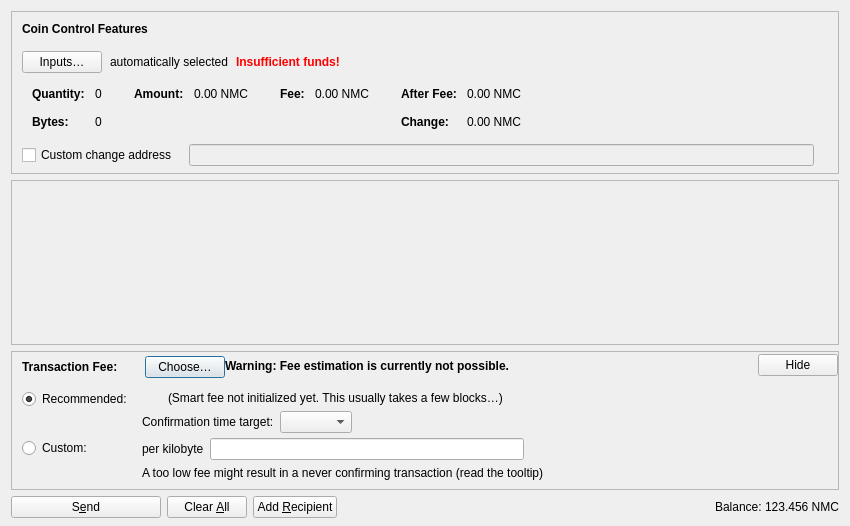
<?xml version="1.0" encoding="UTF-8"?>
<ui version="4.0">
 <class>SendCoinsDialog</class>
 <widget class="QDialog" name="SendCoinsDialog">
  <property name="geometry">
   <rect>
    <x>0</x>
    <y>0</y>
    <width>850</width>
    <height>526</height>
   </rect>
  </property>
  <property name="windowTitle">
   <string>Send Coins</string>
  </property>
  <layout class="QVBoxLayout" name="verticalLayout" stretch="0,1,0,0">
   <property name="bottomMargin">
    <number>8</number>
   </property>
   <item>
    <widget class="QFrame" name="frameCoinControl">
     <property name="sizePolicy">
      <sizepolicy hsizetype="Expanding" vsizetype="Expanding">
       <horstretch>0</horstretch>
       <verstretch>0</verstretch>
      </sizepolicy>
     </property>
     <property name="maximumSize">
      <size>
       <width>16777215</width>
       <height>16777215</height>
      </size>
     </property>
     <property name="frameShape">
      <enum>QFrame::StyledPanel</enum>
     </property>
     <property name="frameShadow">
      <enum>QFrame::Sunken</enum>
     </property>
     <layout class="QVBoxLayout" name="verticalLayoutCoinControl2">
      <property name="spacing">
       <number>0</number>
      </property>
      <property name="leftMargin">
       <number>0</number>
      </property>
      <property name="topMargin">
       <number>0</number>
      </property>
      <property name="rightMargin">
       <number>0</number>
      </property>
      <property name="bottomMargin">
       <number>6</number>
      </property>
      <item>
       <layout class="QVBoxLayout" name="verticalLayoutCoinControl" stretch="0,0,0,0,1">
        <property name="spacing">
         <number>0</number>
        </property>
        <property name="leftMargin">
         <number>10</number>
        </property>
        <property name="topMargin">
         <number>10</number>
        </property>
        <item>
         <layout class="QHBoxLayout" name="horizontalLayoutCoinControl1">
          <property name="bottomMargin">
           <number>15</number>
          </property>
          <item>
           <widget class="QLabel" name="labelCoinControlFeatures">
            <property name="sizePolicy">
             <sizepolicy hsizetype="Preferred" vsizetype="Maximum">
              <horstretch>0</horstretch>
              <verstretch>0</verstretch>
             </sizepolicy>
            </property>
            <property name="font">
             <font>
              <weight>75</weight>
              <bold>true</bold>
             </font>
            </property>
            <property name="styleSheet">
             <string notr="true">font-weight:bold;</string>
            </property>
            <property name="text">
             <string>Coin Control Features</string>
            </property>
           </widget>
          </item>
         </layout>
        </item>
        <item>
         <layout class="QHBoxLayout" name="horizontalLayoutCoinControl2" stretch="0,0,0,0">
          <property name="spacing">
           <number>8</number>
          </property>
          <property name="bottomMargin">
           <number>10</number>
          </property>
          <item>
           <widget class="QPushButton" name="pushButtonCoinControl">
            <property name="styleSheet">
             <string notr="true"/>
            </property>
            <property name="text">
             <string>Inputs…</string>
            </property>
            <property name="autoDefault">
             <bool>false</bool>
            </property>
           </widget>
          </item>
          <item>
           <widget class="QLabel" name="labelCoinControlAutomaticallySelected">
            <property name="text">
             <string>automatically selected</string>
            </property>
            <property name="margin">
             <number>5</number>
            </property>
           </widget>
          </item>
          <item>
           <widget class="QLabel" name="labelCoinControlInsuffFunds">
            <property name="font">
             <font>
              <weight>75</weight>
              <bold>true</bold>
             </font>
            </property>
            <property name="styleSheet">
             <string notr="true">color:red;font-weight:bold;</string>
            </property>
            <property name="text">
             <string>Insufficient funds!</string>
            </property>
            <property name="margin">
             <number>5</number>
            </property>
           </widget>
          </item>
          <item>
           <spacer name="horizontalSpacerCoinControl">
            <property name="orientation">
             <enum>Qt::Horizontal</enum>
            </property>
            <property name="sizeHint" stdset="0">
             <size>
              <width>40</width>
              <height>1</height>
             </size>
            </property>
           </spacer>
          </item>
         </layout>
        </item>
        <item>
         <widget class="QWidget" name="widgetCoinControl" native="true">
          <property name="sizePolicy">
           <sizepolicy hsizetype="Preferred" vsizetype="Preferred">
            <horstretch>0</horstretch>
            <verstretch>0</verstretch>
           </sizepolicy>
          </property>
          <property name="minimumSize">
           <size>
            <width>0</width>
            <height>0</height>
           </size>
          </property>
          <property name="styleSheet">
           <string notr="true"/>
          </property>
          <layout class="QHBoxLayout" name="horizontalLayoutCoinControl5">
           <property name="leftMargin">
            <number>0</number>
           </property>
           <property name="topMargin">
            <number>0</number>
           </property>
           <property name="rightMargin">
            <number>0</number>
           </property>
           <property name="bottomMargin">
            <number>0</number>
           </property>
           <item>
            <layout class="QHBoxLayout" name="horizontalLayoutCoinControl3" stretch="0,0,0,1">
             <property name="spacing">
              <number>20</number>
             </property>
             <property name="topMargin">
              <number>0</number>
             </property>
             <property name="bottomMargin">
              <number>10</number>
             </property>
             <item>
              <layout class="QFormLayout" name="formLayoutCoinControl1">
               <property name="labelAlignment">
                <set>Qt::AlignLeft|Qt::AlignVCenter</set>
               </property>
               <property name="horizontalSpacing">
                <number>10</number>
               </property>
               <property name="verticalSpacing">
                <number>14</number>
               </property>
               <property name="leftMargin">
                <number>10</number>
               </property>
               <property name="topMargin">
                <number>4</number>
               </property>
               <property name="rightMargin">
                <number>6</number>
               </property>
               <item row="0" column="0">
                <widget class="QLabel" name="labelCoinControlQuantityText">
                 <property name="font">
                  <font>
                   <weight>75</weight>
                   <bold>true</bold>
                  </font>
                 </property>
                 <property name="text">
                  <string>Quantity:</string>
                 </property>
                 <property name="margin">
                  <number>0</number>
                 </property>
                </widget>
               </item>
               <item row="0" column="1">
                <widget class="QLabel" name="labelCoinControlQuantity">
                 <property name="cursor">
                  <cursorShape>IBeamCursor</cursorShape>
                 </property>
                 <property name="contextMenuPolicy">
                  <enum>Qt::ActionsContextMenu</enum>
                 </property>
                 <property name="text">
                  <string notr="true">0</string>
                 </property>
                 <property name="margin">
                  <number>0</number>
                 </property>
                 <property name="textInteractionFlags">
                  <set>Qt::LinksAccessibleByMouse|Qt::TextSelectableByKeyboard|Qt::TextSelectableByMouse</set>
                 </property>
                </widget>
               </item>
               <item row="1" column="0">
                <widget class="QLabel" name="labelCoinControlBytesText">
                 <property name="font">
                  <font>
                   <weight>75</weight>
                   <bold>true</bold>
                  </font>
                 </property>
                 <property name="text">
                  <string>Bytes:</string>
                 </property>
                </widget>
               </item>
               <item row="1" column="1">
                <widget class="QLabel" name="labelCoinControlBytes">
                 <property name="cursor">
                  <cursorShape>IBeamCursor</cursorShape>
                 </property>
                 <property name="contextMenuPolicy">
                  <enum>Qt::ActionsContextMenu</enum>
                 </property>
                 <property name="text">
                  <string notr="true">0</string>
                 </property>
                 <property name="textInteractionFlags">
                  <set>Qt::LinksAccessibleByMouse|Qt::TextSelectableByKeyboard|Qt::TextSelectableByMouse</set>
                 </property>
                </widget>
               </item>
              </layout>
             </item>
             <item>
              <layout class="QFormLayout" name="formLayoutCoinControl2">
               <property name="horizontalSpacing">
                <number>10</number>
               </property>
               <property name="verticalSpacing">
                <number>14</number>
               </property>
               <property name="leftMargin">
                <number>6</number>
               </property>
               <property name="topMargin">
                <number>4</number>
               </property>
               <property name="rightMargin">
                <number>6</number>
               </property>
               <item row="0" column="0">
                <widget class="QLabel" name="labelCoinControlAmountText">
                 <property name="font">
                  <font>
                   <weight>75</weight>
                   <bold>true</bold>
                  </font>
                 </property>
                 <property name="text">
                  <string>Amount:</string>
                 </property>
                 <property name="margin">
                  <number>0</number>
                 </property>
                </widget>
               </item>
               <item row="0" column="1">
                <widget class="QLabel" name="labelCoinControlAmount">
                 <property name="cursor">
                  <cursorShape>IBeamCursor</cursorShape>
                 </property>
                 <property name="contextMenuPolicy">
                  <enum>Qt::ActionsContextMenu</enum>
                 </property>
                 <property name="text">
                  <string notr="true">0.00 NMC</string>
                 </property>
                 <property name="textInteractionFlags">
                  <set>Qt::LinksAccessibleByMouse|Qt::TextSelectableByKeyboard|Qt::TextSelectableByMouse</set>
                 </property>
                </widget>
               </item>
              </layout>
             </item>
             <item>
              <layout class="QFormLayout" name="formLayoutCoinControl3">
               <property name="horizontalSpacing">
                <number>10</number>
               </property>
               <property name="verticalSpacing">
                <number>14</number>
               </property>
               <property name="leftMargin">
                <number>6</number>
               </property>
               <property name="topMargin">
                <number>4</number>
               </property>
               <property name="rightMargin">
                <number>6</number>
               </property>
               <item row="0" column="0">
                <widget class="QLabel" name="labelCoinControlFeeText">
                 <property name="font">
                  <font>
                   <weight>75</weight>
                   <bold>true</bold>
                  </font>
                 </property>
                 <property name="text">
                  <string>Fee:</string>
                 </property>
                 <property name="margin">
                  <number>0</number>
                 </property>
                </widget>
               </item>
               <item row="0" column="1">
                <widget class="QLabel" name="labelCoinControlFee">
                 <property name="cursor">
                  <cursorShape>IBeamCursor</cursorShape>
                 </property>
                 <property name="contextMenuPolicy">
                  <enum>Qt::ActionsContextMenu</enum>
                 </property>
                 <property name="text">
                  <string notr="true">0.00 NMC</string>
                 </property>
                 <property name="textInteractionFlags">
                  <set>Qt::LinksAccessibleByMouse|Qt::TextSelectableByKeyboard|Qt::TextSelectableByMouse</set>
                 </property>
                </widget>
               </item>
              </layout>
             </item>
             <item>
              <layout class="QFormLayout" name="formLayoutCoinControl4">
               <property name="labelAlignment">
                <set>Qt::AlignLeft|Qt::AlignVCenter</set>
               </property>
               <property name="horizontalSpacing">
                <number>10</number>
               </property>
               <property name="verticalSpacing">
                <number>14</number>
               </property>
               <property name="leftMargin">
                <number>6</number>
               </property>
               <property name="topMargin">
                <number>4</number>
               </property>
               <property name="rightMargin">
                <number>6</number>
               </property>
               <item row="0" column="0">
                <widget class="QLabel" name="labelCoinControlAfterFeeText">
                 <property name="font">
                  <font>
                   <weight>75</weight>
                   <bold>true</bold>
                  </font>
                 </property>
                 <property name="text">
                  <string>After Fee:</string>
                 </property>
                 <property name="margin">
                  <number>0</number>
                 </property>
                </widget>
               </item>
               <item row="0" column="1">
                <widget class="QLabel" name="labelCoinControlAfterFee">
                 <property name="cursor">
                  <cursorShape>IBeamCursor</cursorShape>
                 </property>
                 <property name="contextMenuPolicy">
                  <enum>Qt::ActionsContextMenu</enum>
                 </property>
                 <property name="text">
                  <string notr="true">0.00 NMC</string>
                 </property>
                 <property name="textInteractionFlags">
                  <set>Qt::LinksAccessibleByMouse|Qt::TextSelectableByKeyboard|Qt::TextSelectableByMouse</set>
                 </property>
                </widget>
               </item>
               <item row="1" column="0">
                <widget class="QLabel" name="labelCoinControlChangeText">
                 <property name="font">
                  <font>
                   <weight>75</weight>
                   <bold>true</bold>
                  </font>
                 </property>
                 <property name="text">
                  <string>Change:</string>
                 </property>
                </widget>
               </item>
               <item row="1" column="1">
                <widget class="QLabel" name="labelCoinControlChange">
                 <property name="cursor">
                  <cursorShape>IBeamCursor</cursorShape>
                 </property>
                 <property name="contextMenuPolicy">
                  <enum>Qt::ActionsContextMenu</enum>
                 </property>
                 <property name="text">
                  <string notr="true">0.00 NMC</string>
                 </property>
                 <property name="textInteractionFlags">
                  <set>Qt::LinksAccessibleByMouse|Qt::TextSelectableByKeyboard|Qt::TextSelectableByMouse</set>
                 </property>
                </widget>
               </item>
              </layout>
             </item>
            </layout>
           </item>
          </layout>
         </widget>
        </item>
        <item>
         <layout class="QHBoxLayout" name="horizontalLayoutCoinControl4" stretch="0,0,0">
          <property name="spacing">
           <number>12</number>
          </property>
          <property name="sizeConstraint">
           <enum>QLayout::SetDefaultConstraint</enum>
          </property>
          <property name="topMargin">
           <number>5</number>
          </property>
          <property name="rightMargin">
           <number>5</number>
          </property>
          <item>
           <widget class="QCheckBox" name="checkBoxCoinControlChange">
            <property name="toolTip">
             <string>If this is activated, but the change address is empty or invalid, change will be sent to a newly generated address.</string>
            </property>
            <property name="text">
             <string>Custom change address</string>
            </property>
           </widget>
          </item>
          <item>
           <widget class="QValidatedLineEdit" name="lineEditCoinControlChange">
            <property name="enabled">
             <bool>false</bool>
            </property>
            <property name="sizePolicy">
             <sizepolicy hsizetype="Expanding" vsizetype="Fixed">
              <horstretch>0</horstretch>
              <verstretch>0</verstretch>
             </sizepolicy>
            </property>
           </widget>
          </item>
          <item>
           <widget class="QLabel" name="labelCoinControlChangeLabel">
            <property name="sizePolicy">
             <sizepolicy hsizetype="Preferred" vsizetype="Expanding">
              <horstretch>0</horstretch>
              <verstretch>0</verstretch>
             </sizepolicy>
            </property>
            <property name="minimumSize">
             <size>
              <width>0</width>
              <height>0</height>
             </size>
            </property>
            <property name="text">
             <string/>
            </property>
            <property name="margin">
             <number>3</number>
            </property>
           </widget>
          </item>
         </layout>
        </item>
        <item>
         <spacer name="verticalSpacerCoinControl">
          <property name="orientation">
           <enum>Qt::Vertical</enum>
          </property>
          <property name="sizeHint" stdset="0">
           <size>
            <width>800</width>
            <height>1</height>
           </size>
          </property>
         </spacer>
        </item>
       </layout>
      </item>
     </layout>
    </widget>
   </item>
   <item>
    <widget class="QScrollArea" name="scrollArea">
     <property name="widgetResizable">
      <bool>true</bool>
     </property>
     <widget class="QWidget" name="scrollAreaWidgetContents">
      <property name="geometry">
       <rect>
        <x>0</x>
        <y>0</y>
        <width>830</width>
        <height>104</height>
       </rect>
      </property>
      <layout class="QVBoxLayout" name="verticalLayout_2" stretch="0,1">
       <property name="leftMargin">
        <number>0</number>
       </property>
       <property name="topMargin">
        <number>0</number>
       </property>
       <property name="rightMargin">
        <number>0</number>
       </property>
       <property name="bottomMargin">
        <number>0</number>
       </property>
       <item>
        <layout class="QVBoxLayout" name="entries">
         <property name="spacing">
          <number>6</number>
         </property>
        </layout>
       </item>
       <item>
        <spacer name="verticalSpacer">
         <property name="orientation">
          <enum>Qt::Vertical</enum>
         </property>
         <property name="sizeHint" stdset="0">
          <size>
           <width>20</width>
           <height>40</height>
          </size>
         </property>
        </spacer>
       </item>
      </layout>
     </widget>
    </widget>
   </item>
   <item>
    <widget class="QFrame" name="frameFee">
     <property name="sizePolicy">
      <sizepolicy hsizetype="Expanding" vsizetype="Expanding">
       <horstretch>0</horstretch>
       <verstretch>0</verstretch>
      </sizepolicy>
     </property>
     <property name="maximumSize">
      <size>
       <width>16777215</width>
       <height>16777215</height>
      </size>
     </property>
     <property name="frameShape">
      <enum>QFrame::StyledPanel</enum>
     </property>
     <property name="frameShadow">
      <enum>QFrame::Sunken</enum>
     </property>
     <layout class="QVBoxLayout" name="verticalLayoutFee1">
      <property name="spacing">
       <number>0</number>
      </property>
      <property name="leftMargin">
       <number>0</number>
      </property>
      <property name="topMargin">
       <number>0</number>
      </property>
      <property name="rightMargin">
       <number>0</number>
      </property>
      <property name="bottomMargin">
       <number>0</number>
      </property>
      <item>
       <layout class="QVBoxLayout" name="verticalLayoutFee2" stretch="0,0,0">
        <property name="spacing">
         <number>0</number>
        </property>
        <property name="leftMargin">
         <number>10</number>
        </property>
        <property name="topMargin">
         <number>0</number>
        </property>
        <item>
         <layout class="QHBoxLayout" name="horizontalLayoutFee1">
          <property name="bottomMargin">
           <number>0</number>
          </property>
          <item>
           <layout class="QVBoxLayout" name="verticalLayoutFee7">
            <property name="spacing">
             <number>0</number>
            </property>
            <item>
             <spacer name="verticalSpacerSmartFee">
              <property name="orientation">
               <enum>Qt::Vertical</enum>
              </property>
              <property name="sizeType">
               <enum>QSizePolicy::Fixed</enum>
              </property>
              <property name="sizeHint" stdset="0">
               <size>
                <width>1</width>
                <height>4</height>
               </size>
              </property>
             </spacer>
            </item>
            <item>
             <layout class="QHBoxLayout" name="horizontalLayoutSmartFee">
              <property name="spacing">
               <number>10</number>
              </property>
              <item>
               <widget class="QLabel" name="labelFeeHeadline">
                <property name="sizePolicy">
                 <sizepolicy hsizetype="Preferred" vsizetype="Maximum">
                  <horstretch>0</horstretch>
                  <verstretch>0</verstretch>
                 </sizepolicy>
                </property>
                <property name="font">
                 <font>
                  <weight>75</weight>
                  <bold>true</bold>
                 </font>
                </property>
                <property name="styleSheet">
                 <string notr="true">font-weight:bold;</string>
                </property>
                <property name="text">
                 <string>Transaction Fee:</string>
                </property>
               </widget>
              </item>
              <item>
               <widget class="QLabel" name="labelFeeMinimized">
                <property name="text">
                 <string/>
                </property>
               </widget>
              </item>
              <item>
               <widget class="QPushButton" name="buttonChooseFee">
                <property name="text">
                 <string>Choose…</string>
                </property>
               </widget>
              </item>
             </layout>
            </item>
            <item>
             <spacer name="verticalSpacer_5">
              <property name="orientation">
               <enum>Qt::Vertical</enum>
              </property>
              <property name="sizeHint" stdset="0">
               <size>
                <width>1</width>
                <height>1</height>
               </size>
              </property>
             </spacer>
            </item>
           </layout>
          </item>
          <item>
           <widget class="QLabel" name="fallbackFeeWarningLabel">
            <property name="toolTip">
             <string>Using the fallbackfee can result in sending a transaction that will take several hours or days (or never) to confirm. Consider choosing your fee manually or wait until you have validated the complete chain.</string>
            </property>
            <property name="font">
            <font>
                <weight>75</weight>
                <bold>true</bold>
            </font>
            </property>
            <property name="text">
             <string>Warning: Fee estimation is currently not possible.</string>
            </property>
            <property name="wordWrap">
             <bool>false</bool>
            </property>
           </widget>
          </item>
          <item>
           <spacer name="horizontalSpacer_4">
            <property name="orientation">
             <enum>Qt::Horizontal</enum>
            </property>
            <property name="sizeType">
             <enum>QSizePolicy::MinimumExpanding</enum>
            </property>
            <property name="sizeHint" stdset="0">
             <size>
              <width>40</width>
              <height>20</height>
             </size>
            </property>
           </spacer>
          </item>
          <item>
           <widget class="QPushButton" name="buttonMinimizeFee">
            <property name="toolTip">
             <string>Hide transaction fee settings</string>
            </property>
            <property name="text">
             <string>Hide</string>
            </property>
           </widget>
          </item>
         </layout>
        </item>
        <item>
         <widget class="QFrame" name="frameFeeSelection">
          <layout class="QVBoxLayout" name="verticalLayoutFee12">
           <property name="spacing">
            <number>0</number>
           </property>
           <property name="leftMargin">
            <number>0</number>
           </property>
           <property name="topMargin">
            <number>0</number>
           </property>
           <property name="rightMargin">
            <number>0</number>
           </property>
           <property name="bottomMargin">
            <number>0</number>
           </property>
           <item>
            <layout class="QGridLayout" name="gridLayoutFee">
             <property name="topMargin">
              <number>10</number>
             </property>
             <property name="bottomMargin">
              <number>4</number>
             </property>
             <property name="horizontalSpacing">
              <number>10</number>
             </property>
             <property name="verticalSpacing">
              <number>4</number>
             </property>
             <item row="1" column="1">
              <layout class="QVBoxLayout" name="verticalLayoutFee8">
               <property name="spacing">
                <number>6</number>
               </property>
               <item>
                <layout class="QHBoxLayout" name="horizontalLayoutFee13">
                 <item>
                  <widget class="QLabel" name="labelCustomPerKilobyte">
                   <property name="toolTip">
                    <string>Specify a custom fee per kB (1,000 bytes) of the transaction's virtual size.

Note:  Since the fee is calculated on a per-byte basis, a fee rate of "100 satoshis per kvB" for a transaction size of 500 virtual bytes (half of 1 kvB) would ultimately yield a fee of only 50 satoshis.</string>
                   </property>
                   <property name="text">
                    <string>per kilobyte</string>
                   </property>
                  </widget>
                 </item>
                 <item>
                  <widget class="BitcoinAmountField" name="customFee"/>
                 </item>
                 <item>
                  <spacer name="horizontalSpacer_6">
                   <property name="orientation">
                    <enum>Qt::Horizontal</enum>
                   </property>
                   <property name="sizeHint" stdset="0">
                    <size>
                     <width>1</width>
                     <height>1</height>
                    </size>
                   </property>
                  </spacer>
                 </item>
                </layout>
               </item>
               <item>
                <layout class="QHBoxLayout" name="horizontalLayoutFee8">
                 <item>
                  <widget class="QLabel" name="labelCustomFeeWarning">
                   <property name="enabled">
                    <bool>true</bool>
                   </property>
                   <property name="toolTip">
                    <string>When there is less transaction volume than space in the blocks, miners as well as relaying nodes may enforce a minimum fee. Paying only this minimum fee is just fine, but be aware that this can result in a never confirming transaction once there is more demand for bitcoin transactions than the network can process.</string>
                   </property>
                   <property name="text">
                    <string>A too low fee might result in a never confirming transaction (read the tooltip)</string>
                   </property>
                  </widget>
                 </item>
                 <item>
                  <spacer name="horizontalSpacer_2">
                   <property name="orientation">
                    <enum>Qt::Horizontal</enum>
                   </property>
                   <property name="sizeHint" stdset="0">
                    <size>
                     <width>1</width>
                     <height>1</height>
                    </size>
                   </property>
                  </spacer>
                 </item>
                </layout>
               </item>
              </layout>
             </item>
             <item row="0" column="0">
              <layout class="QVBoxLayout" name="verticalLayoutFee4" stretch="0,1">
               <item>
                <widget class="QRadioButton" name="radioSmartFee">
                 <property name="text">
                  <string>Recommended:</string>
                 </property>
                 <property name="checked">
                  <bool>true</bool>
                 </property>
                 <attribute name="buttonGroup">
                  <string notr="true">groupFee</string>
                 </attribute>
                </widget>
               </item>
               <item>
                <spacer name="verticalSpacer_2">
                 <property name="orientation">
                  <enum>Qt::Vertical</enum>
                 </property>
                 <property name="sizeHint" stdset="0">
                  <size>
                   <width>1</width>
                   <height>1</height>
                  </size>
                 </property>
                </spacer>
               </item>
              </layout>
             </item>
             <item row="1" column="0">
              <layout class="QVBoxLayout" name="verticalLayoutFee9" stretch="0,1">
               <item>
                <widget class="QRadioButton" name="radioCustomFee">
                 <property name="text">
                  <string>Custom:</string>
                 </property>
                 <attribute name="buttonGroup">
                  <string notr="true">groupFee</string>
                 </attribute>
                </widget>
               </item>
               <item>
                <spacer name="verticalSpacer_6">
                 <property name="orientation">
                  <enum>Qt::Vertical</enum>
                 </property>
                 <property name="sizeHint" stdset="0">
                  <size>
                   <width>1</width>
                   <height>1</height>
                  </size>
                 </property>
                </spacer>
               </item>
              </layout>
             </item>
             <item row="0" column="1">
              <layout class="QVBoxLayout" name="verticalLayoutFee3" stretch="0,0,1">
               <property name="spacing">
                <number>6</number>
               </property>
               <property name="topMargin">
                <number>2</number>
               </property>
               <item>
                <layout class="QHBoxLayout" name="horizontalLayoutFee12">
                 <item>
                  <widget class="QLabel" name="labelSmartFee">
                   <property name="text">
                    <string/>
                   </property>
                  </widget>
                 </item>
                 <item>
                  <widget class="QLabel" name="labelFeeEstimation">
                   <property name="text">
                    <string/>
                   </property>
                  </widget>
                 </item>
                 <item>
                  <widget class="QLabel" name="labelSmartFee2">
                   <property name="text">
                    <string>(Smart fee not initialized yet. This usually takes a few blocks…)</string>
                   </property>
                  </widget>
                 </item>
                 <item>
                  <spacer name="horizontalSpacer_5">
                   <property name="orientation">
                    <enum>Qt::Horizontal</enum>
                   </property>
                   <property name="sizeHint" stdset="0">
                    <size>
                     <width>1</width>
                     <height>1</height>
                    </size>
                   </property>
                  </spacer>
                 </item>
                </layout>
               </item>
               <item>
                <layout class="QHBoxLayout" name="horizontalLayoutFee9">
                 <item>
                  <layout class="QVBoxLayout" name="verticalLayoutFee6">
                   <item>
                    <widget class="QLabel" name="labelSmartFee3">
                     <property name="text">
                      <string>Confirmation time target:</string>
                     </property>
                    </widget>
                   </item>
                  </layout>
                 </item>
                 <item>
                  <layout class="QVBoxLayout" name="verticalLayoutFee5">
                   <property name="rightMargin">
                    <number>30</number>
                   </property>
                   <item>
                    <layout class="QHBoxLayout" name="horizontalLayoutConfTarget">
                     <property name="bottomMargin">
                      <number>0</number>
                     </property>
                     <item>
                      <widget class="QComboBox" name="confTargetSelector"/>
                     </item>
                     <item>
                      <spacer name="horizontalSpacerConfTarget">
                       <property name="orientation">
                        <enum>Qt::Horizontal</enum>
                       </property>
                       <property name="sizeHint" stdset="0">
                        <size>
                         <width>40</width>
                         <height>20</height>
                        </size>
                       </property>
                      </spacer>
                     </item>
                    </layout>
                   </item>
                  </layout>
                 </item>
                </layout>
               </item>
               <item>
                <spacer name="verticalSpacer_4">
                 <property name="orientation">
                  <enum>Qt::Vertical</enum>
                 </property>
                 <property name="sizeHint" stdset="0">
                  <size>
                   <width>1</width>
                   <height>1</height>
                  </size>
                 </property>
                </spacer>
               </item>
              </layout>
             </item>
            </layout>
           </item>
          </layout>
         </widget>
        </item>
        <item>
         <spacer name="verticalSpacerFee">
          <property name="orientation">
           <enum>Qt::Vertical</enum>
          </property>
          <property name="sizeHint" stdset="0">
           <size>
            <width>40</width>
            <height>5</height>
           </size>
          </property>
         </spacer>
        </item>
       </layout>
      </item>
     </layout>
    </widget>
   </item>
   <item>
    <layout class="QHBoxLayout" name="horizontalLayout">
     <item>
      <widget class="QPushButton" name="sendButton">
       <property name="minimumSize">
        <size>
         <width>150</width>
         <height>0</height>
        </size>
       </property>
       <property name="toolTip">
        <string>Confirm the send action</string>
       </property>
       <property name="text">
        <string>S&amp;end</string>
       </property>
       <property name="icon">
        <iconset resource="../bitcoin.qrc">
         <normaloff>:/icons/send</normaloff>:/icons/send</iconset>
       </property>
       <property name="autoDefault">
        <bool>false</bool>
       </property>
       <property name="default">
        <bool>false</bool>
       </property>
      </widget>
     </item>
     <item>
      <widget class="QPushButton" name="clearButton">
       <property name="sizePolicy">
        <sizepolicy hsizetype="Minimum" vsizetype="Fixed">
         <horstretch>0</horstretch>
         <verstretch>0</verstretch>
        </sizepolicy>
       </property>
       <property name="toolTip">
        <string>Clear all fields of the form.</string>
       </property>
       <property name="text">
        <string>Clear &amp;All</string>
       </property>
       <property name="icon">
        <iconset resource="../bitcoin.qrc">
         <normaloff>:/icons/remove</normaloff>:/icons/remove</iconset>
       </property>
       <property name="autoDefault">
        <bool>false</bool>
       </property>
      </widget>
     </item>
     <item>
      <widget class="QPushButton" name="addButton">
       <property name="toolTip">
        <string>Send to multiple recipients at once</string>
       </property>
       <property name="text">
        <string>Add &amp;Recipient</string>
       </property>
       <property name="icon">
        <iconset resource="../bitcoin.qrc">
         <normaloff>:/icons/add</normaloff>:/icons/add</iconset>
       </property>
       <property name="autoDefault">
        <bool>false</bool>
       </property>
      </widget>
     </item>
     <item>
      <spacer name="horizontalSpacer">
       <property name="orientation">
        <enum>Qt::Horizontal</enum>
       </property>
       <property name="sizeHint" stdset="0">
        <size>
         <width>40</width>
         <height>20</height>
        </size>
       </property>
      </spacer>
     </item>
     <item>
      <layout class="QHBoxLayout" name="horizontalLayout_2">
       <property name="spacing">
        <number>3</number>
       </property>
       <item>
        <widget class="QLabel" name="labelBalanceName">
         <property name="sizePolicy">
          <sizepolicy hsizetype="Preferred" vsizetype="Fixed">
           <horstretch>0</horstretch>
           <verstretch>0</verstretch>
          </sizepolicy>
         </property>
         <property name="text">
          <string>Balance:</string>
         </property>
        </widget>
       </item>
       <item>
        <widget class="QLabel" name="labelBalance">
         <property name="sizePolicy">
          <sizepolicy hsizetype="Preferred" vsizetype="Fixed">
           <horstretch>0</horstretch>
           <verstretch>0</verstretch>
          </sizepolicy>
         </property>
         <property name="cursor">
          <cursorShape>IBeamCursor</cursorShape>
         </property>
         <property name="text">
          <string notr="true">123.456 NMC</string>
         </property>
         <property name="textInteractionFlags">
          <set>Qt::LinksAccessibleByMouse|Qt::TextSelectableByKeyboard|Qt::TextSelectableByMouse</set>
         </property>
        </widget>
       </item>
      </layout>
     </item>
    </layout>
   </item>
  </layout>
 </widget>
 <customwidgets>
  <customwidget>
   <class>QValidatedLineEdit</class>
   <extends>QLineEdit</extends>
   <header>qt/qvalidatedlineedit.h</header>
  </customwidget>
  <customwidget>
   <class>BitcoinAmountField</class>
   <extends>QLineEdit</extends>
   <header>qt/bitcoinamountfield.h</header>
   <container>1</container>
  </customwidget>
 </customwidgets>
 <resources>
  <include location="../bitcoin.qrc"/>
 </resources>
 <connections/>
 <buttongroups>
  <buttongroup name="groupFee"/>
 </buttongroups>
</ui>
